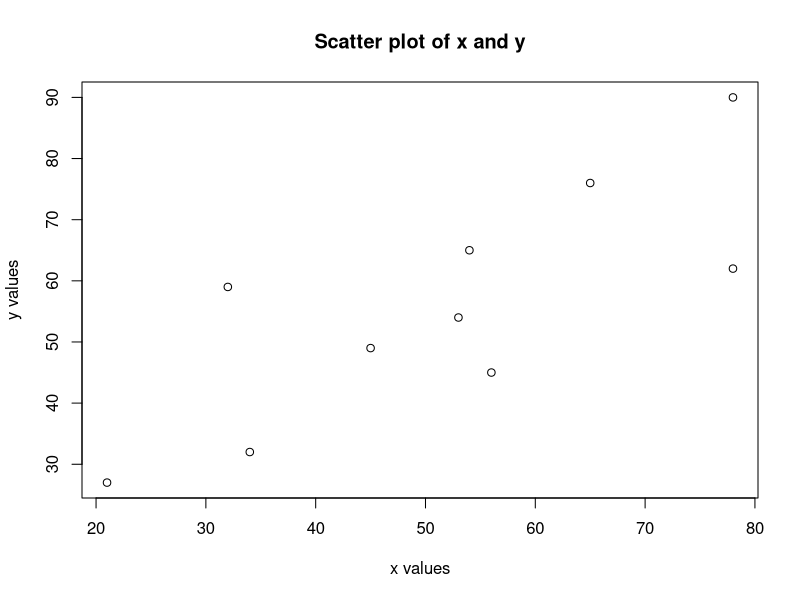

R code for this plot:
n <- 10
x <- c(34, 56, 78, 21, 45, 32, 78, 53, 65, 54)
y <- c(32, 45, 62, 27, 49, 59, 90, 54, 76, 65)
plot(x, y, xlab="x values", ylab="y values", main="Scatter plot of x and y")
c <- cor(x, y)
cat("Correlation coefficient = ", c, "\n")